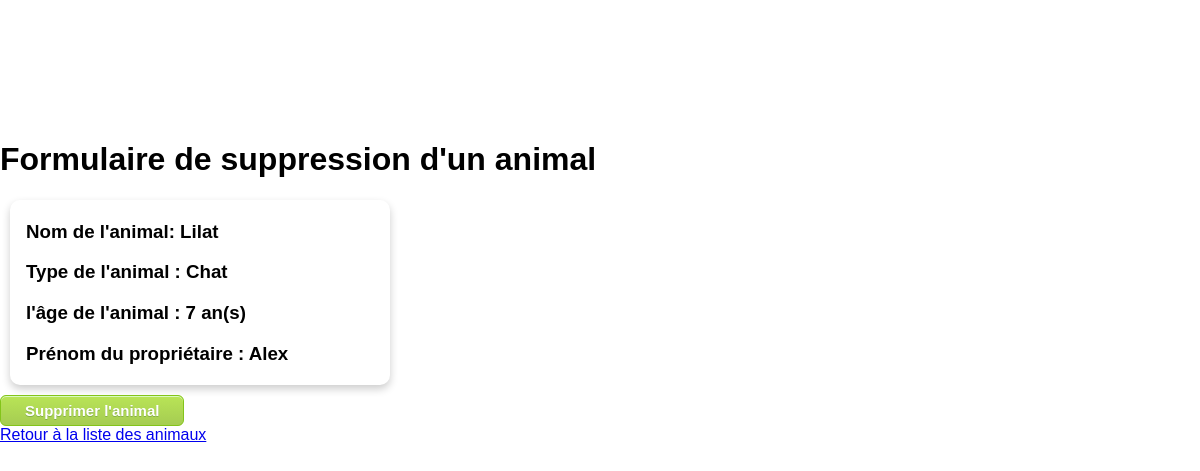
Screenshot of /suppression_animal.php?id=1 with the database file from the repository.
### tables this page shows
CREATE TABLE `animaux` (
  `id` int NOT NULL,
  `animal_nom` varchar(50) NOT NULL,
  `type` varchar(50) NOT NULL,
  `age` varchar(50) NOT NULL,
  `fk_proprietaires` int NOT NULL
);

CREATE TABLE `proprietaires` (
  `id` int NOT NULL,
  `nom` varchar(50) NOT NULL,
  `prenom` varchar(50) NOT NULL,
  `telephone` varchar(50) NOT NULL,
  `ville` varchar(50) NOT NULL
);

### modeles/animaux.php (called while the page is built, shortened)
<?php
class modele_animal {
    public function __construct($id, $animal_nom, $type, $age, $fk_proprietaires, $proprietaire_prenom, $proprietaire_nom) {
        $this->animal_nom = $animal_nom;
        $this->type = $type;
        $this->age = $age;
        $this->proprietaire_prenom = $proprietaire_prenom;
    }
    static function connecter() {
        $mysqli = new mysqli(Db::$host, Db::$username, Db::$password, Db::$database);
        return $mysqli;
    }
    public static function ObtenirUn($id) {
        $mysqli = self::connecter();
        $animal = '';
        if ($requete = $mysqli->prepare("SELECT * , proprietaires.prenom AS proprietaire_prenom, proprietaires.nom AS proprietaire_nom FROM animaux INNER JOIN proprietaires ON animaux.fk_proprietaires = proprietaires.id WHERE animaux.id=?")) {
            $requete->bind_param("i", $id);
            $requete->execute();
            $result = $requete->get_result();
            if ($enregistrement = $result->fetch_assoc()) {
                $animal = new modele_animal($enregistrement['id'], $enregistrement['animal_nom'], $enregistrement['type'], $enregistrement['age'], $enregistrement['fk_proprietaires'], $enregistrement['proprietaire_prenom'], $enregistrement['proprietaire_nom']);
            }
        }
        return $animal;
    }
}
?>

### vues/animaux/formulaireSuppressionAnimal.php (the view)
<div class="card">
  <div class="container">
    <h3><b>Nom de l'animal: <?= $animal->animal_nom?></b></h3>
    <h3>Type de l'animal : <?= $animal->type ?></h3>
    <h3>l'âge de l'animal : <?= $animal->age ?> an(s)</h3>
    <h3>Prénom du propriétaire : <?= $animal->proprietaire_prenom ?></h3>
  </div>
</div>
<form method="POST">
    <button name="boutonSupprimer" type="submit">Supprimer l'animal</button><br>
</form>

### css/styles.css (style rules this page uses)
html { margin:0; padding:0 }
body { margin: 100px 0 0 0; padding: 20px 0; font-family: Arial, sans-serif; }
.card { width:380px; border-radius: 10px; box-shadow: 0 4px 8px 0 rgba(0, 0, 0, 0.2); transition: 0.3s; margin:10px; }
.card .container { padding: 2px 16px; }
.card .container { margin-bottom: 10px; }
button { box-shadow: inset 0px 1px 0px 0px #d9fbbe; background: linear-gradient(to bottom, #b8e356 5%, #a5cc52 100%); background-color: #b8e356; border-radius: 6px; border: 1px solid #83c41a; display: inline-block; cursor: pointer; color: #ffffff; font-family: Arial; font-size: 15px; font-weight: bold; padding: 6px 24px; text-decoration: none; text-shadow: 0px 1px 0px #86ae47; }

### rows the page displays
animaux: animal_nom "Lilat", type "Chat", age "7", fk_proprietaires.prenom "Alex"
